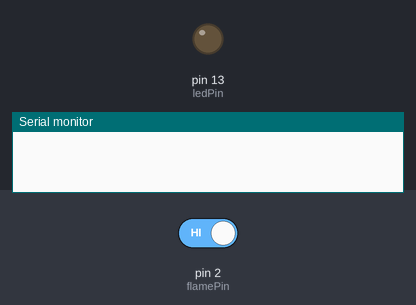
The sketch below on a simulated Arduino Uno, built with avr-gcc and run on an emulated ATmega328P. Shown: output pins drawn as LEDs (lit = HIGH), the last lines printed to the serial monitor. The inputs (shaded band) are chosen by the test bench; at power-on: pin 2 (flamePin) HIGH.

Above: at 1.2 s.
1.3 s: pin 2 (flamePin) driven LOW
At 2.5 s:
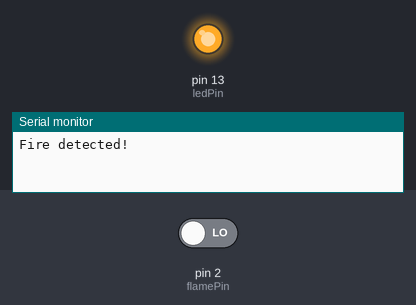
2.8 s: pin 2 (flamePin) driven HIGH
At 3.8 s:
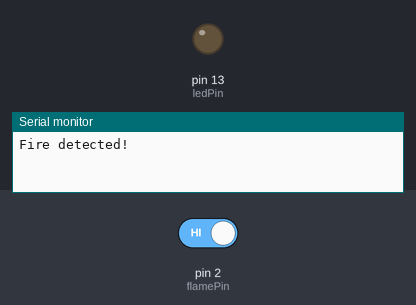
Timing chart, 0 to 5.8 s (numbered marks = the images above; inputs shaded):
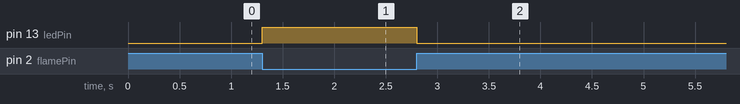

The sketch:

test_flame_sensor.ino
```cpp
int flamePin = 2; // digital pin 2
int ledPin = 13; // digital pin 13
bool flameDetected = false; // flag to track flame detection

void setup() {
  Serial.begin(9600); // initialize serial communication
  pinMode(flamePin, INPUT); // set the flame sensor as input
  pinMode(ledPin, OUTPUT); // set the LED as output
}

void loop() {
  int val = digitalRead(flamePin); // read the flame sensor value
  if (val == LOW) { // flame detected
    if (!flameDetected) { // first time flame detection
      flameDetected = true;
      Serial.println("Fire detected!"); // print a message if fire is detected
      digitalWrite(ledPin, HIGH); // turn on the LED if fire is detected
    }
  } else { // no flame detected
    flameDetected = false;
    digitalWrite(ledPin, LOW); // turn off the LED if no fire is detected
  }
  delay(100);
}
```

Measured:
- after the input at 1.3 s, pin 13 (ledPin): LOW → HIGH at once
- after the input at 2.8 s, pin 13 (ledPin): HIGH → LOW at once
